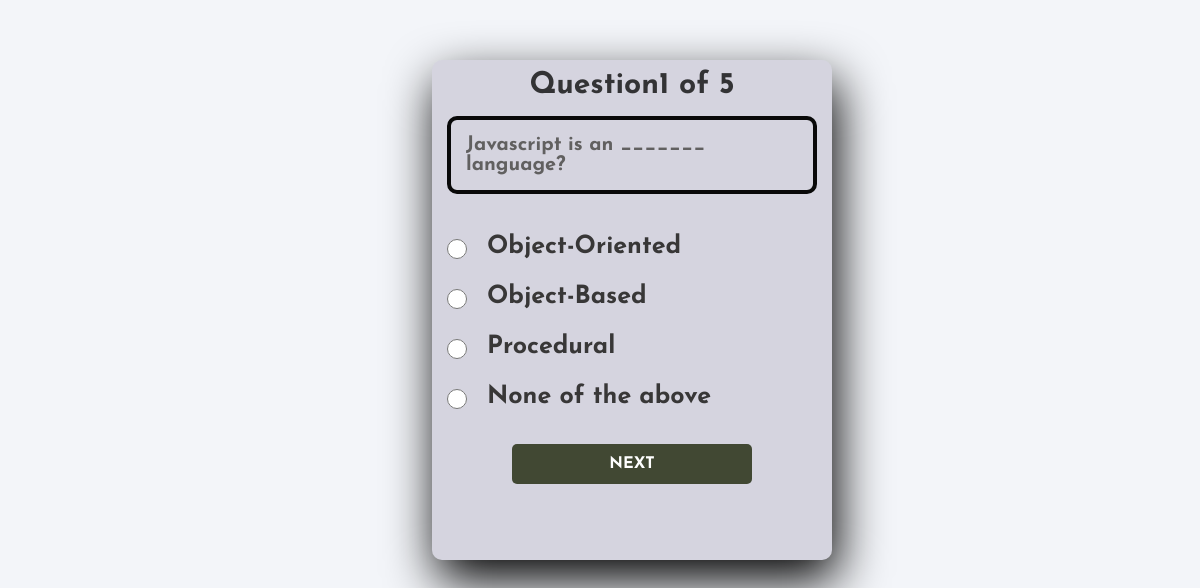
/quiz.php?course_id=2 (signed in), run on the app's committed database.
### tables this page shows
CREATE TABLE `questions` (
  `id` int NOT NULL AUTO_INCREMENT,
  `option1` text,
  `option2` text,
  `option3` text,
  `option4` text,
  `question` text NOT NULL,
  `correct_answer` varchar(45) DEFAULT NULL,
  `course_id` int DEFAULT NULL,
  PRIMARY KEY (`id`),
  KEY `fk_course_id` (`course_id`),
  CONSTRAINT `fk_course_id` FOREIGN KEY (`course_id`) REFERENCES `courses` (`id`)
);

### quiz.php (the view, shortened to what this page needs)
<?php
require_once("config.php");
$conn = mysqli_connect($db_host, $db_user, $db_password, $db_name);
if($conn){
    if(isset($_GET['course_id'])){
        $course_id = $_GET['course_id'];
    }else{
        $course_id = 1;
    }
    if(isset($_GET['ques_no'])){
        $ques_no = $_GET['ques_no'];
    }else{
        $ques_no = 1;
    }
    if($_SERVER['REQUEST_METHOD'] == 'POST'){
        $question_id = $_POST['question_id'];
        $answer = $_POST['answer'];
        $user_id = $_SESSION['user_id'];
        $sql = "insert into answers (user_id, course_id, question_id, answer) values ($user_id, $course_id, $question_id, '$answer')";
        $query = mysqli_query($conn, $sql);
        if($query){
            if($ques_no == 5){
                    header("location:$baseURL/calc_score.php?course_id=$course_id");
            }else{
                $ques_no = $ques_no + 1;
                header("location:$baseURL/quiz.php?course_id=$course_id&ques_no=$ques_no");
            }
        }else{
            echo mysqli_error($conn);
            die();
        }
    }else{
        $offset = $ques_no - 1;
        $sql = "select * from questions where course_id=$course_id limit 1 offset $offset";
        $query = mysqli_query($conn, $sql);
        $result = mysqli_fetch_assoc($query);
    }
}else{
    echo mysqli_connect_error();
    die();
}
?>
<!DOCTYPE html>
<html lang="en">
<head>
    <link rel="stylesheet" href="style.css">
</head>
<body>
    <div class="centre_div">
    <h3>Question<?php  echo $ques_no; ?> of 5</h3>
       <p id="question">  <?php echo $result['question']; ?>  </p>
        <form id="options" method="POST">
            <label>
                <input type="radio" name="answer" value="1" required>  <?php echo $result['option1']; ?>
            </label>
            <label>
                <input type="radio" name="answer" value="2" required>  <?php echo $result['option2']; ?>
            </label>
            <label>
                <input type="radio" name="answer" value="3" required>  <?php echo $result['option3']; ?>
            </label>
            <label>
                <input type="radio" name="answer" value="4" required>  <?php echo $result['option4']; ?>
            </label>
            <button id="ans-submit" class="submit" type="submit">
                <?php
                    if($ques_no == 5){
                        echo "SUBMIT";
                    }else{
                        echo "NEXT";
                    }
                ?>
            </button>
        </form>
   </div>
</body>
</html>

### style.css (style rules this page uses)
* { margin: 0; padding: 0; box-sizing: border-box; list-style: none; text-decoration: none; font-family: 'Josefin Sans', sans-serif; }
body { background-color: #f3f5f9; }
.centre_div { width: 400px; height: 500px; background: rgba(28, 4, 57, 0.136); overflow: hidden; border-radius: 10px; box-shadow: 5px 20px 50px #000; margin: 5%; margin-left: 36%; }
.centre_div h3 { color: #333335; justify-content: center; font-size: 30px; display: flex; margin: 10px; font-weight: bold; }
#question { color: #616060; border: 4px solid #090909; border-radius: 10px; padding: 15px; display: flex; justify-content: center; margin: 15px; font-size: 20px; font-weight: bold; }
#options { display: flex; flex-direction: column; margin-top: 30px; }
.centre_div label { color: #383737; font-size: 25px; display: flex; margin: 10px; font-weight: bold; cursor: pointer; transition: .5s ease-in-out; }
input { background: #e0dede; justify-content: center; display: flex; margin: 15px auto; padding: 10px; border: none; outline: none; border-radius: 5px; text-align: center; }
.centre_div input[type=radio] { width: 20px; height: 20px; margin: 5px; margin-right: 20px; }
button { width: 60%; height: 40px; margin: 10px auto; justify-content: center; display: block; color: #fff; background: #414833; font-size: 1em; font-weight: bold; margin-top: 20px; outline: none; border: none; border-radius: 5px; transition: .2s ease-in; cursor: pointer; }

### data on the page
questions: question "Javascript is an _______ language?", option1 "Object-Oriented", option2 "Object-Based", option3 "Procedural", option4 "None of the above"

### other printed values
$ques_no "1"
